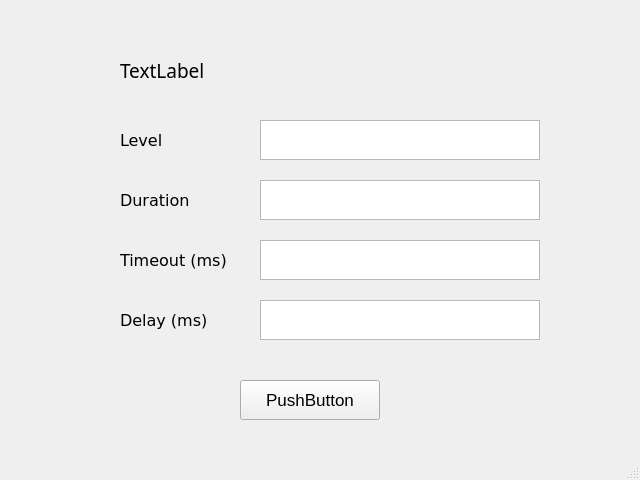
<?xml version="1.0" encoding="UTF-8"?>
<ui version="4.0">
 <class>SubWindow</class>
 <widget class="QMainWindow" name="SubWindow">
  <property name="geometry">
   <rect>
    <x>0</x>
    <y>0</y>
    <width>640</width>
    <height>480</height>
   </rect>
  </property>
  <property name="windowTitle">
   <string>MainWindow</string>
  </property>
  <widget class="QWidget" name="centralwidget">
   <widget class="QLabel" name="info_title">
    <property name="geometry">
     <rect>
      <x>120</x>
      <y>50</y>
      <width>420</width>
      <height>40</height>
     </rect>
    </property>
    <property name="font">
     <font>
      <family>Arial Black</family>
      <pointsize>14</pointsize>
     </font>
    </property>
    <property name="text">
     <string>TextLabel</string>
    </property>
   </widget>
   <widget class="QPushButton" name="pushButton">
    <property name="geometry">
     <rect>
      <x>240</x>
      <y>380</y>
      <width>140</width>
      <height>40</height>
     </rect>
    </property>
    <property name="font">
     <font>
      <family>Arial</family>
      <pointsize>13</pointsize>
     </font>
    </property>
    <property name="text">
     <string>PushButton</string>
    </property>
   </widget>
   <widget class="QTextEdit" name="level_edit">
    <property name="geometry">
     <rect>
      <x>260</x>
      <y>120</y>
      <width>280</width>
      <height>40</height>
     </rect>
    </property>
   </widget>
   <widget class="QLabel" name="label">
    <property name="geometry">
     <rect>
      <x>120</x>
      <y>120</y>
      <width>140</width>
      <height>40</height>
     </rect>
    </property>
    <property name="font">
     <font>
      <family>Verdana</family>
      <pointsize>12</pointsize>
     </font>
    </property>
    <property name="text">
     <string>Level</string>
    </property>
   </widget>
   <widget class="QTextEdit" name="duration_edit">
    <property name="geometry">
     <rect>
      <x>260</x>
      <y>180</y>
      <width>280</width>
      <height>40</height>
     </rect>
    </property>
   </widget>
   <widget class="QLabel" name="label_2">
    <property name="geometry">
     <rect>
      <x>120</x>
      <y>180</y>
      <width>140</width>
      <height>40</height>
     </rect>
    </property>
    <property name="font">
     <font>
      <family>Verdana</family>
      <pointsize>12</pointsize>
     </font>
    </property>
    <property name="text">
     <string>Duration</string>
    </property>
   </widget>
   <widget class="QTextEdit" name="timeout_edit">
    <property name="geometry">
     <rect>
      <x>260</x>
      <y>240</y>
      <width>280</width>
      <height>40</height>
     </rect>
    </property>
   </widget>
   <widget class="QLabel" name="label_3">
    <property name="geometry">
     <rect>
      <x>120</x>
      <y>240</y>
      <width>140</width>
      <height>40</height>
     </rect>
    </property>
    <property name="font">
     <font>
      <family>Verdana</family>
      <pointsize>12</pointsize>
     </font>
    </property>
    <property name="text">
     <string>Timeout (ms)</string>
    </property>
   </widget>
   <widget class="QTextEdit" name="delay_edit">
    <property name="geometry">
     <rect>
      <x>260</x>
      <y>300</y>
      <width>280</width>
      <height>40</height>
     </rect>
    </property>
   </widget>
   <widget class="QLabel" name="label_4">
    <property name="geometry">
     <rect>
      <x>120</x>
      <y>300</y>
      <width>140</width>
      <height>40</height>
     </rect>
    </property>
    <property name="font">
     <font>
      <family>Verdana</family>
      <pointsize>12</pointsize>
     </font>
    </property>
    <property name="text">
     <string>Delay (ms)</string>
    </property>
   </widget>
  </widget>
  <widget class="QMenuBar" name="menubar">
   <property name="geometry">
    <rect>
     <x>0</x>
     <y>0</y>
     <width>640</width>
     <height>25</height>
    </rect>
   </property>
  </widget>
  <widget class="QStatusBar" name="statusbar"/>
 </widget>
 <resources/>
 <connections/>
</ui>
